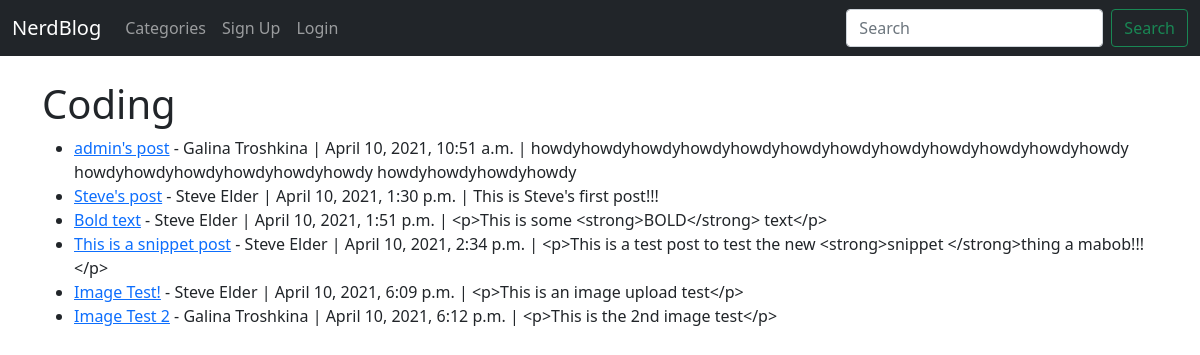
/category/coding/, run on the app's committed database.
### myposts/models.py (models this page shows, shortened)
class Post(models.Model):
    title = models.CharField(max_length=255)
    header_image = models.ImageField(
        null=True, blank=True, upload_to='images/')
    title_tag = models.CharField(max_length=255)
    author = models.ForeignKey(User, on_delete=models.CASCADE)
    body = RichTextField(blank=True, null=True)
    pub_date = models.DateTimeField(auto_now_add=True)
    category = models.CharField(max_length=255, default='uncategorised')
    likes = models.ManyToManyField(User, related_name='blog_posts')
    snippet = models.CharField(max_length=255)

### myposts/views.py (the view)
# urls.py: path('category/<str:cats>/', CategoryView, name='category'),
def CategoryView(request, cats):
    category_posts = Post.objects.filter(category=cats.replace('-', ' '))
    return render(request, 'categories.html', {
                  'cats': cats.title().replace('-', ' '),
                  'category_posts': category_posts})

### myposts/templates/categories.html (shortened to what this page needs)
{% extends 'base.html' %}
{% block content %}
{% if category_posts %}
    <h1>{{ cats }}</h1>
<ul>
    {% for post in category_posts %}
    <li><a href="{% url 'article-detail' post.pk %}">{{ post.title }}</a> - {{ post.author.first_name }} {{ post.author.last_name }} | {{ post.pub_date }} |
    {{ post.body|slice:":200" }}</li>
    {% endfor %}
</ul>
{% else %}
<h2>Sorry, this page does not exist.</h2>
{% endif %}
{% endblock %}

### data on the page
Post: title "admin's post", author.first_name "Galina", author.last_name "Troshkina", pub_date "April 10, 2021, 10:51 a.m.", body "howdyhowdyhowdyhowdyhowdyhowdyhowdyhowdyhowdyhowdyhowdyhowdy howdyhowdyhowdyhowdyhowdyhowdy howdyhowdyhowdyhowdy"
Post: title "Steve's post", author.first_name "Steve", author.last_name "Elder", pub_date "April 10, 2021, 1:30 p.m.", body "This is Steve's first post!!!"
Post: title "Bold text", author.first_name "Steve", author.last_name "Elder", pub_date "April 10, 2021, 1:51 p.m.", body "<p>This is some <strong>BOLD</strong> text</p>"
Post: title "This is a snippet post", author.first_name "Steve", author.last_name "Elder", pub_date "April 10, 2021, 2:34 p.m.", body "<p>This is a test post to test the new <strong>snippet </strong>thing a mabob!!!</p>"
Post: title "Image Test!", author.first_name "Steve", author.last_name "Elder", pub_date "April 10, 2021, 6:09 p.m.", body "<p>This is an image upload test</p>"
Post: title "Image Test 2", author.first_name "Galina", author.last_name "Troshkina", pub_date "April 10, 2021, 6:12 p.m.", body "<p>This is the 2nd image test</p>"

### other printed values
{{ cats }} "Coding"
